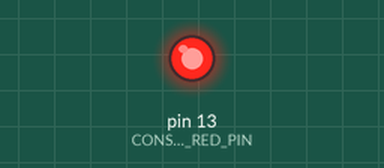
A sketch run on a simulated Arduino Uno, built for the host (arithmetic inside an expression is 32-bit, double 64-bit). On the bench: output pins drawn as LEDs (lit = HIGH). Random numbers use the default seed unless the sketch sets one; what the sketch prints to the serial monitor is not drawn.

Above: at 1.7 s.
At 39.5 s:
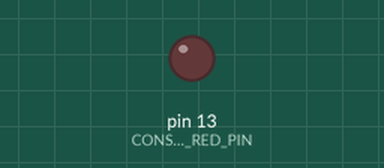
Timing chart, 0 to 41.5 s (numbered marks = the images above):
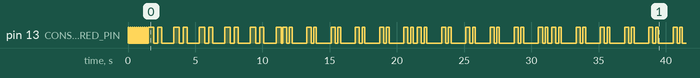

The sketch:

testLED.ino
```cpp
//#define LEDPIN 4

//LED global data

#define CONST_LED_CHANGE_COUNT 8

#define CONST_LED_STATUS_ALWAYSOFF 254
#define CONST_LED_STATUS_ALWAYSON 255

#define CONST_LED_COLOR_RED_PIN 13
#define CONST_LED_COLOR_GREEN_PIN 13
#define CONST_LED_COLOR_BLUE_PIN 13

#define CONST_LED_COLOR_RED_MASK 4
#define CONST_LED_COLOR_GREEN_MASK 2
#define CONST_LED_COLOR_BLUE_MASK 1

#define CONST_LED_LOOP_ALWAYS 255

#define CONST_LED_STRUCT_LEN 5
#define CONST_LED_STATUS_SELFDEF 0
#define CONST_LED_STATUS_SMARTCONFIG 1
#define CONST_LED_STATUS_CONNECTING 2
#define CONST_LED_STATUS_SERVER 3
#define CONST_LED_STATUS_ONE 4

uint8_t gu8LEDStatus = 0;
uint8_t gu8LEDLoopCount = 0;
uint8_t gu8LEDDispCount = 0;

typedef struct {
  uint8_t loopFlag;
  uint8_t onColor;
  uint8_t blinkCount;
  uint8_t blinkLoop[CONST_LED_CHANGE_COUNT];
} stLedDispStruct;

stLedDispStruct asLedDisplay[CONST_LED_STRUCT_LEN] = {
  {CONST_LED_LOOP_ALWAYS, CONST_LED_COLOR_RED_MASK, 4, {3, 6, 9, 19}}, // 300ms on, 300ms off, 300ms on, 1000ms off
  {CONST_LED_LOOP_ALWAYS, CONST_LED_COLOR_RED_MASK, 4, {2, 4, 6, 18}}, // 200ms on, 200ms off, 200ms on, 1200ms off
  {CONST_LED_LOOP_ALWAYS, CONST_LED_COLOR_RED_MASK, 4, {3, 6, 9, 12 }}, //300ms on, 300ms off,300ms on, 300ms off
  {CONST_LED_LOOP_ALWAYS, CONST_LED_COLOR_RED_MASK, 2, {10, 20}}, //1000ms on, 1000ms off
  {1, CONST_LED_COLOR_RED_MASK, 2, {2, 8}}, //500ms on, 500ms off
};


// to setup or change the LED display status, the status include:CONST_LED_STATUS_ALWAYSON,CONST_LED_STATUS_SMARTCONFIG,etc.
void vChange_LED_status(uint8_t u8Status)
{
  gu8LEDStatus = u8Status;
  gu8LEDLoopCount = 0;
  gu8LEDDispCount = 0;
}

void vLED_ON(uint8_t onColor)
{
  if (onColor & CONST_LED_COLOR_RED_MASK)
    digitalWrite(CONST_LED_COLOR_RED_PIN, HIGH);
  if (onColor & CONST_LED_COLOR_GREEN_MASK)
    digitalWrite(CONST_LED_COLOR_GREEN_PIN, HIGH);
  if (onColor & CONST_LED_COLOR_BLUE_MASK)
    digitalWrite(CONST_LED_COLOR_BLUE_PIN, HIGH);
}


void vLED_OFF()
{
  digitalWrite(CONST_LED_COLOR_RED_PIN, LOW);
  digitalWrite(CONST_LED_COLOR_GREEN_PIN, LOW);
  digitalWrite(CONST_LED_COLOR_BLUE_PIN, LOW);
}

void vLED_Blink()
{
  vLED_ON(CONST_LED_COLOR_RED_MASK + CONST_LED_COLOR_GREEN_MASK + CONST_LED_COLOR_BLUE_MASK);
  delay(50);
  vLED_OFF();
}

#define CONST_LED_COLOR_BLINK_DELAY 50

void ICACHE_FLASH_ATTR LED_poweron()
{
  Serial.println("LED_poweron begin");
  for(int i=0;i<10;i++)
  {
    Serial.println("vLED_ON");
    vLED_ON(CONST_LED_COLOR_RED_MASK + CONST_LED_COLOR_GREEN_MASK + CONST_LED_COLOR_BLUE_MASK);
    delay(CONST_LED_COLOR_BLINK_DELAY);
    Serial.println("vLED_OFF");
    vLED_OFF();
    delay(CONST_LED_COLOR_BLINK_DELAY);
    delay(CONST_LED_COLOR_BLINK_DELAY);
  }
  Serial.println("LED_poweron end");
}

void vDisplay_LED_color(void)
{
  if (gu8LEDStatus == CONST_LED_STATUS_ALWAYSOFF)
  {
    //DBGPRINTLN("DISPLAY ALWAYS OFF");
    vLED_OFF();
    //DBGPRINT("_");

  }
  else if  (gu8LEDStatus == CONST_LED_STATUS_ALWAYSON)
  {
    //DBGPRINTLN("DISPLAY ALWAYS ON");
    vLED_ON(CONST_LED_COLOR_RED_MASK + CONST_LED_COLOR_GREEN_MASK + CONST_LED_COLOR_BLUE_MASK);
    //DBGPRINT("T");
  }
  else
  {
    if (gu8LEDLoopCount < asLedDisplay[gu8LEDStatus].blinkLoop[gu8LEDDispCount])
      //if (gu8LEDLoopCount == asLedDisplay[gu8LEDStatus].blinkLoop[gu8LEDDispCount])
    {
      if ((gu8LEDDispCount % 2) == 0)
      {
        vLED_ON(asLedDisplay[gu8LEDStatus].onColor);
        //digitalWrite(CONST_LED_COLOR_RED_PIN, asLedDisplay[gu8LEDStatus].onColor & CONST_LED_COLOR_RED_MASK );
        //digitalWrite(CONST_LED_COLOR_GREEN_PIN, asLedDisplay[gu8LEDStatus].onColor & CONST_LED_COLOR_GREEN_MASK);
        //digitalWrite(CONST_LED_COLOR_BLUE_PIN, asLedDisplay[gu8LEDStatus].onColor & CONST_LED_COLOR_BLUE_MASK);
        //DBGPRINT("T");
      }
      else
      {
        //DBGPRINTLN("DISPLAY OFF");
        digitalWrite(CONST_LED_COLOR_RED_PIN, LOW);
        digitalWrite(CONST_LED_COLOR_GREEN_PIN, LOW);
        digitalWrite(CONST_LED_COLOR_BLUE_PIN, LOW);
        //DBGPRINT("_");
      }

    }
    else {
      gu8LEDDispCount++;
      if (gu8LEDDispCount >= asLedDisplay[gu8LEDStatus].blinkCount)
      {
        gu8LEDDispCount = 0;
        if (asLedDisplay[gu8LEDStatus].loopFlag != CONST_LED_LOOP_ALWAYS)
        {
          gu8LEDStatus = CONST_LED_STATUS_ALWAYSOFF;
          //DBGPRINTLN("!!!!!");
        }
      }
    }

    gu8LEDLoopCount++;
    if (gu8LEDLoopCount >= asLedDisplay[gu8LEDStatus].blinkLoop[asLedDisplay[gu8LEDStatus].blinkCount - 1])
    {
      gu8LEDLoopCount = 0;
      gu8LEDDispCount = 0;
      if (asLedDisplay[gu8LEDStatus].loopFlag != CONST_LED_LOOP_ALWAYS)
      {
        gu8LEDStatus = CONST_LED_STATUS_ALWAYSOFF;
        //DBGPRINTLN("!!!!!");
      }

    }
  }
}


void vReset_interval(unsigned long &resetTick)
{
  resetTick = millis();
}

unsigned long ulGet_interval(unsigned long checkTick)
{
  unsigned long cur = millis();
  if (cur >= checkTick)
    return cur - checkTick;
  else
    return 0xffffffff - checkTick + cur;;
}

unsigned long gl100msLoopTick = 0;/* a common 100 ms loop */


void setup() {
  // put your setup code here, to run once:
  Serial.begin(74880);
  Serial.println("\n");
  Serial.println("\n");
  Serial.println("\n");
  Serial.println("----Setup----");
  //LED PIN MODE
  pinMode(CONST_LED_COLOR_RED_PIN, OUTPUT);
  pinMode(CONST_LED_COLOR_GREEN_PIN, OUTPUT);
  pinMode(CONST_LED_COLOR_BLUE_PIN, OUTPUT);
  LED_poweron();

}

int count = 0;
uint8_t gu8LED_status[] = {
  CONST_LED_STATUS_CONNECTING,
  CONST_LED_STATUS_SMARTCONFIG
};

void loop() {
  // put your main code here, to run repeatedly:
  // a common 100 us loop function, for led, sync time, ...
  if (ulGet_interval(gl100msLoopTick) >= 100)
  {
    // LED Control
    vDisplay_LED_color();
    vReset_interval(gl100msLoopTick);
    count++;
    if (count % 100 == 0)
    {
      int nStat;
      nStat = random(0, 2);
      Serial.println();
      Serial.print("stat:");
      Serial.println(nStat);
      vChange_LED_status(gu8LED_status[nStat]);
    }
    else if (count % 10 == 0)
    {
      Serial.print(".");
    }
  }

}
```
